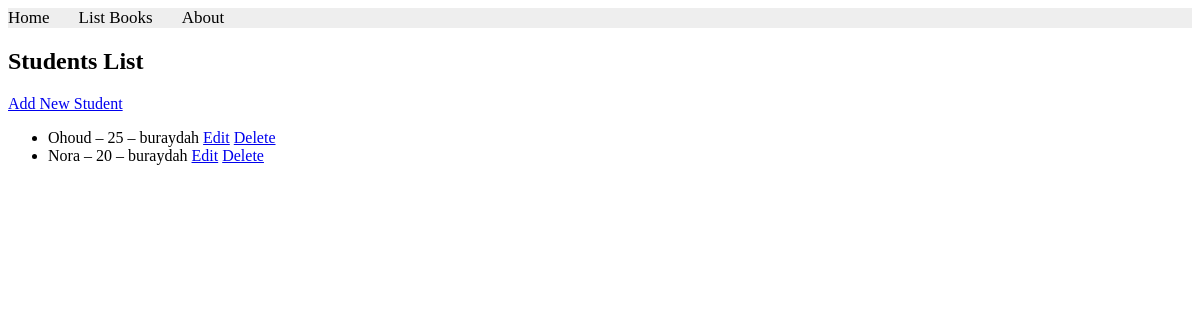
Page /books/students/list/ on the earlier database version.
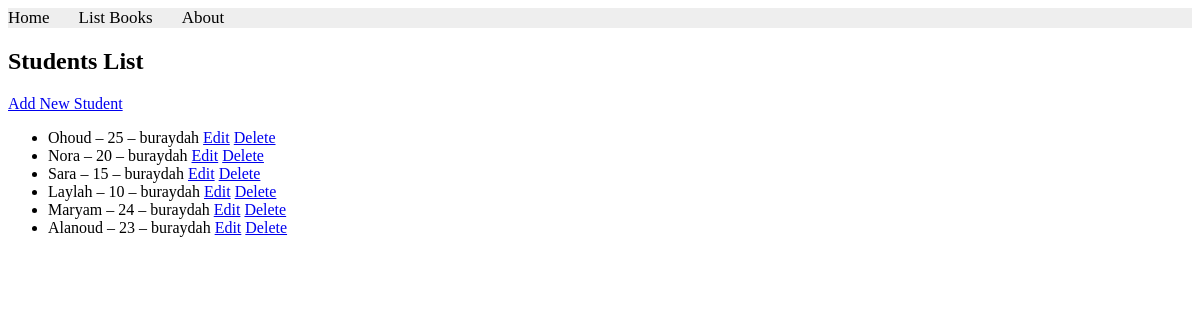
Same page on the later database version.
### apps/bookmodule/models.py (models this page shows, shortened)
class Student(models.Model):
    name = models.CharField(max_length=100)
    age = models.IntegerField()
    address = models.ForeignKey(Address, on_delete=models.CASCADE)
    card = models.OneToOneField(Card, on_delete=models.CASCADE, null=True, blank=True)
    department = models.ForeignKey(Department, on_delete=models.CASCADE, related_name='students', null=True)
    course = models.ManyToManyField(Course, related_name='students', blank=True)

class Address(models.Model):
    city = models.CharField(max_length=100)

### apps/bookmodule/views.py (the view)
# urls.py: path('students/list/', views.student_list, name='student_list'),
def student_list(request):
    students = Student.objects.all()
    return render(request, 'bookmodule/student_list.html', {'students': students})

### apps/templates/bookmodule/student_list.html
{% extends "layouts/base.html" %}
{% block content %}
<h2>Students List</h2>
<a href="{% url 'student_add' %}">Add New Student</a>
<ul>
    {% for student in students %}
    <li>
        {{ student.name }} – {{ student.age }} – {{ student.address.city }}
        <a href="{% url 'student_edit' student.id %}">Edit</a>
        <a href="{% url 'student_delete' student.id %}">Delete</a>
    </li>
    {% empty %}
    <li>No students available.</li>
    {% endfor %}
</ul>
{% endblock %}

Differences in the rows shown:
added Student: name "Sara", age "15", address.city "buraydah"
added Student: name "Laylah", age "10", address.city "buraydah"
added Student: name "Maryam", age "24", address.city "buraydah"
added Student: name "Alanoud", age "23", address.city "buraydah"
